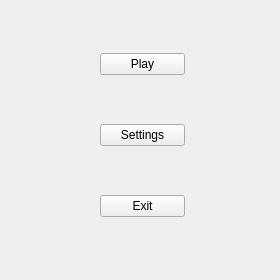
<?xml version="1.0" encoding="UTF-8"?>
<ui version="4.0">
 <class>MainMenu</class>
 <widget class="QMainWindow" name="MainMenu">
  <property name="enabled">
   <bool>true</bool>
  </property>
  <property name="geometry">
   <rect>
    <x>0</x>
    <y>0</y>
    <width>280</width>
    <height>280</height>
   </rect>
  </property>
  <property name="sizePolicy">
   <sizepolicy hsizetype="Preferred" vsizetype="Preferred">
    <horstretch>0</horstretch>
    <verstretch>0</verstretch>
   </sizepolicy>
  </property>
  <property name="minimumSize">
   <size>
    <width>280</width>
    <height>280</height>
   </size>
  </property>
  <property name="maximumSize">
   <size>
    <width>280</width>
    <height>280</height>
   </size>
  </property>
  <property name="cursor">
   <cursorShape>ArrowCursor</cursorShape>
  </property>
  <property name="windowTitle">
   <string>Match Match Game</string>
  </property>
  <widget class="QWidget" name="centralwidget">
   <widget class="QWidget" name="layoutWidget">
    <property name="geometry">
     <rect>
      <x>100</x>
      <y>10</y>
      <width>85</width>
      <height>251</height>
     </rect>
    </property>
    <layout class="QVBoxLayout" name="verticalLayout">
     <item>
      <widget class="QPushButton" name="play_button">
       <property name="text">
        <string>Play</string>
       </property>
      </widget>
     </item>
     <item>
      <widget class="QPushButton" name="settings_button">
       <property name="text">
        <string>Settings</string>
       </property>
      </widget>
     </item>
     <item>
      <widget class="QPushButton" name="exit_button">
       <property name="text">
        <string>Exit</string>
       </property>
      </widget>
     </item>
    </layout>
   </widget>
  </widget>
 </widget>
 <resources/>
 <connections/>
</ui>
